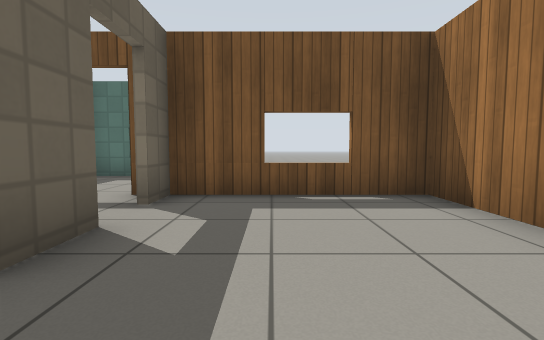
[1] (above)

13 first-person views from a walk through a robot-simulator world made for Gazebo. The camera is 0.72 m above the floor, tilts 4° down and sees 85° across. The floor is counted in squares, 1 m on a side. Each view is taken from the middle of a square. On the plan, view 1 faces up. The plan holds only what a view shows up to about 10 squares ahead; the rest is blank. Gazebo's built-in surfaces are drawn with simple patterns.

[2]
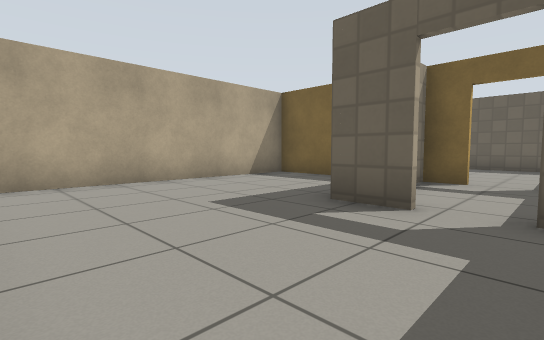

[3]
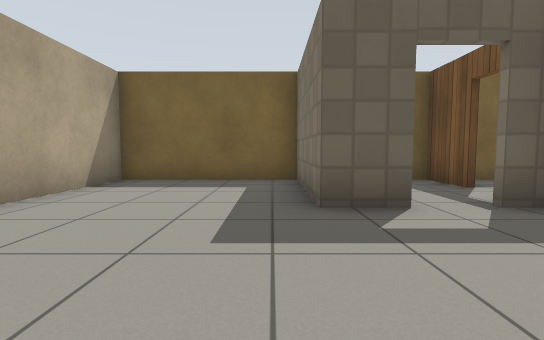

[4]
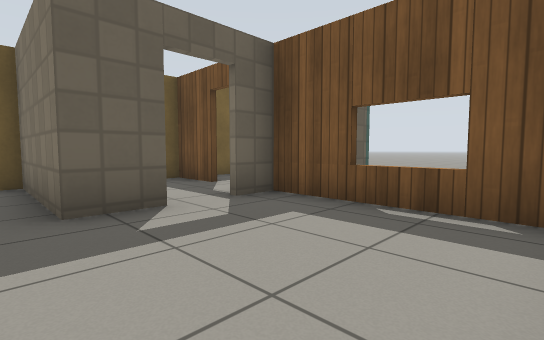

[5]
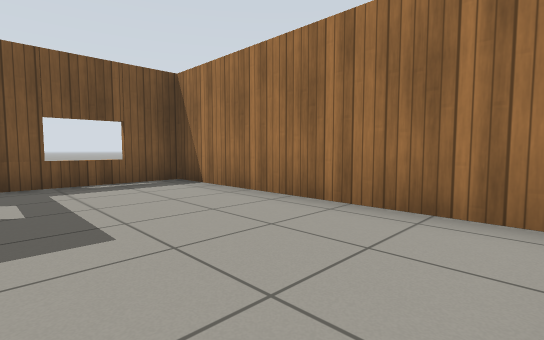

[6]
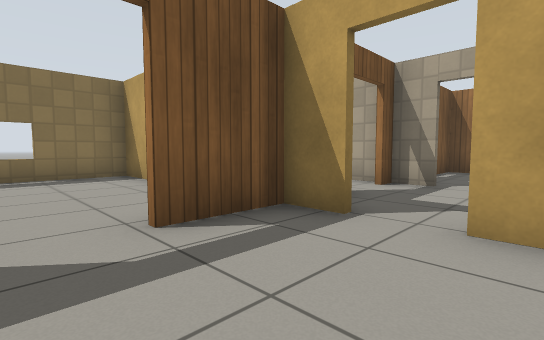

[7]
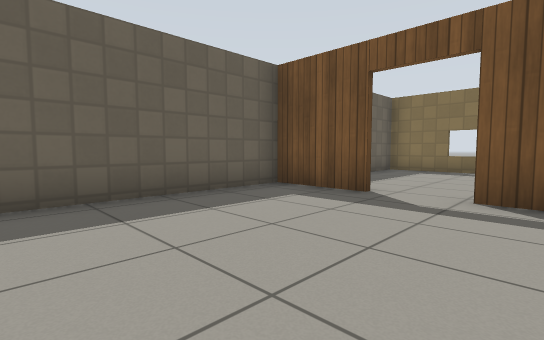

[8]
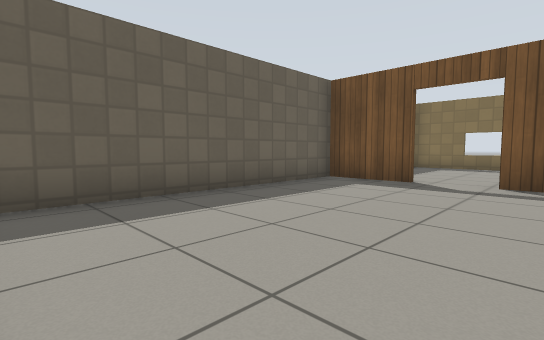

[9]
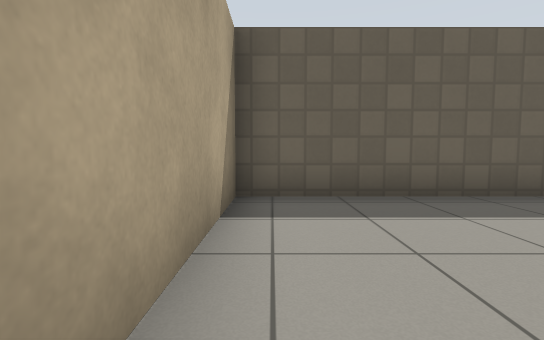

[10]
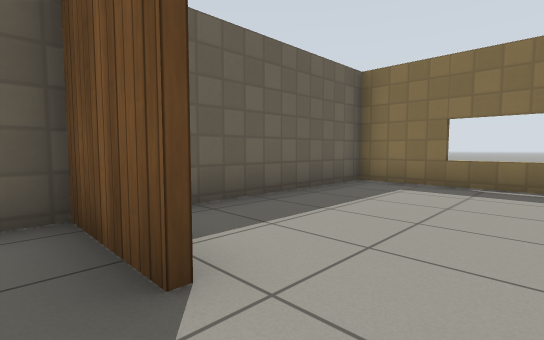

[11]
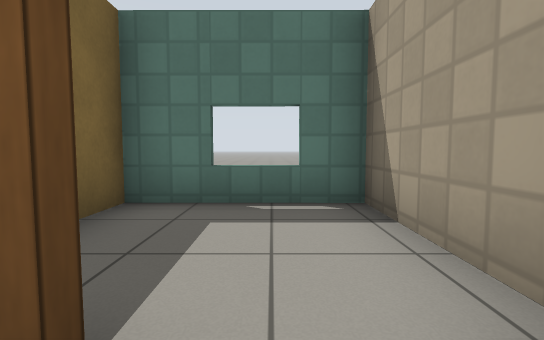

[12]
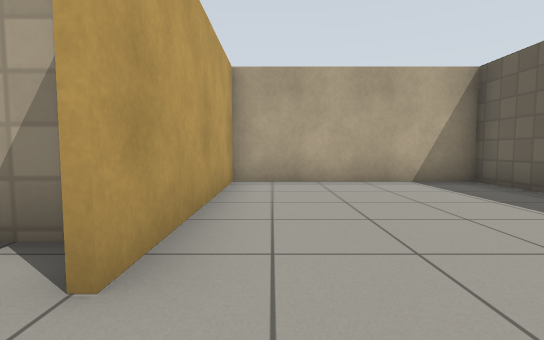

[13]
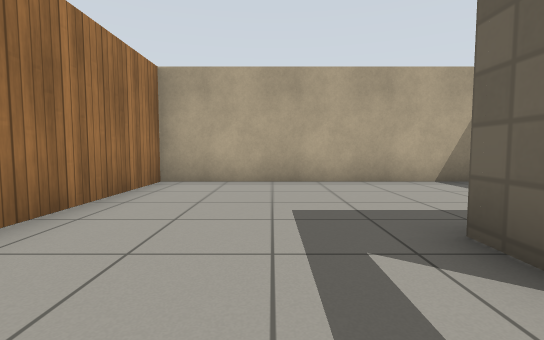

### Floor plan
Points are (right, up) in squares from view 1. A wall is a line through its corners. A room is listed if a view was taken in it or the views show most of it. See-through windows are left out.
Room 1 (views 1, 2, 3, 4, 5, 13)
walls: (-1.6, 2.8) (-1.6, 1.6) (-5, 1.6); (-5, 2.6) (-5, -2.6) (2.5, -2.6) (2.5, 4.6) (-1.6, 4.6) (-1.6, 3.8)
ways out: open door at (-2, 3.5) to room 3
Room 2 (views 6, 7, 8, 9, 10, 12)
walls: (-8.4, 4.6) (-10.5, 4.6); (-5.1, 3.6) (-5.1, 4.6) (-6.9, 4.6); (-10.5, 4.9) (-10.5, -2.6) (-5.1, -2.6) (-5.1, 2.6)
ways out: open door at (-5, 3) to room 3; open door at (-7.5, 5) to room 4
Room 3 (view 11)
walls: (-3.5, 4.6) (-5, 4.6); (-5, 1.7) (-3.9, 1.7)
ways out: open door at (-2, 3.5) to room 1; open door at (-5, 3) to room 2; open door at (-3, 5) to room 5
Room 4 (no view inside)
walls: (-5.1, 9) (-5.1, 10.4) (-10.5, 10.4) (-10.5, 4.9)
ways out: open door at (-7.5, 5) to room 2
Room 5 (no view inside)
walls: (-1.8, 3.8) (-1.8, 7.9) (-5, 7.9) (-5, 4.2)
ways out: open door at (-3, 5) to room 3

Positions as (right, up) in squares from view 1, and headings:
1: (0, 0), facing up
2: (2, 4), facing down-left
3: (2, 1), facing left
4: (2, 1), facing up-left
5: (-1, -2), facing up-right
6: (-8, 2), facing up-right
7: (-6, 0), facing up-left
8: (-6, -2), facing up-left
9: (-6, -2), facing left
10: (-7, 4), facing up-left
11: (-3, 4), facing up
12: (-6, 4), facing down
13: (0, 4), facing down
